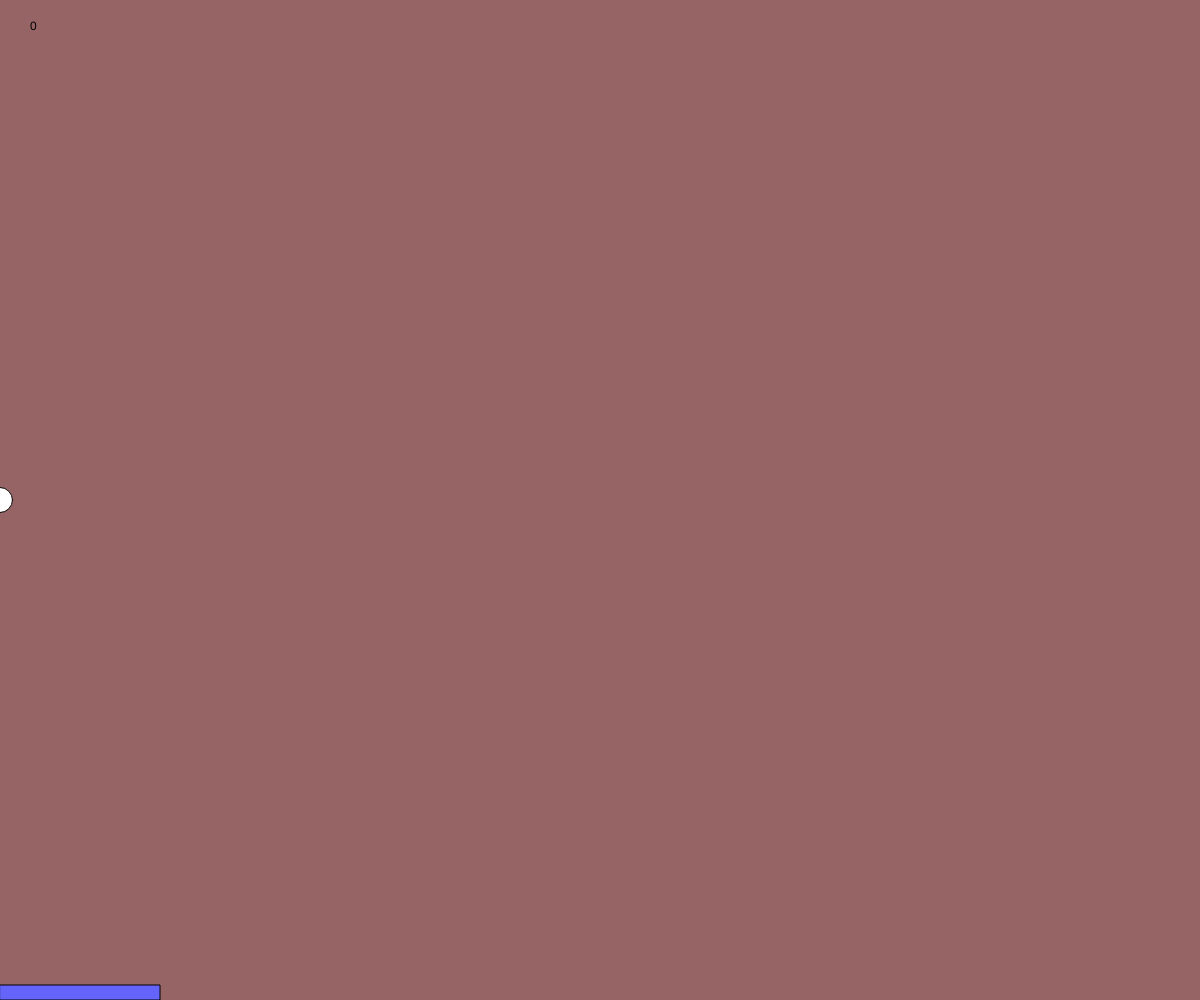
Frame 1 (no input)
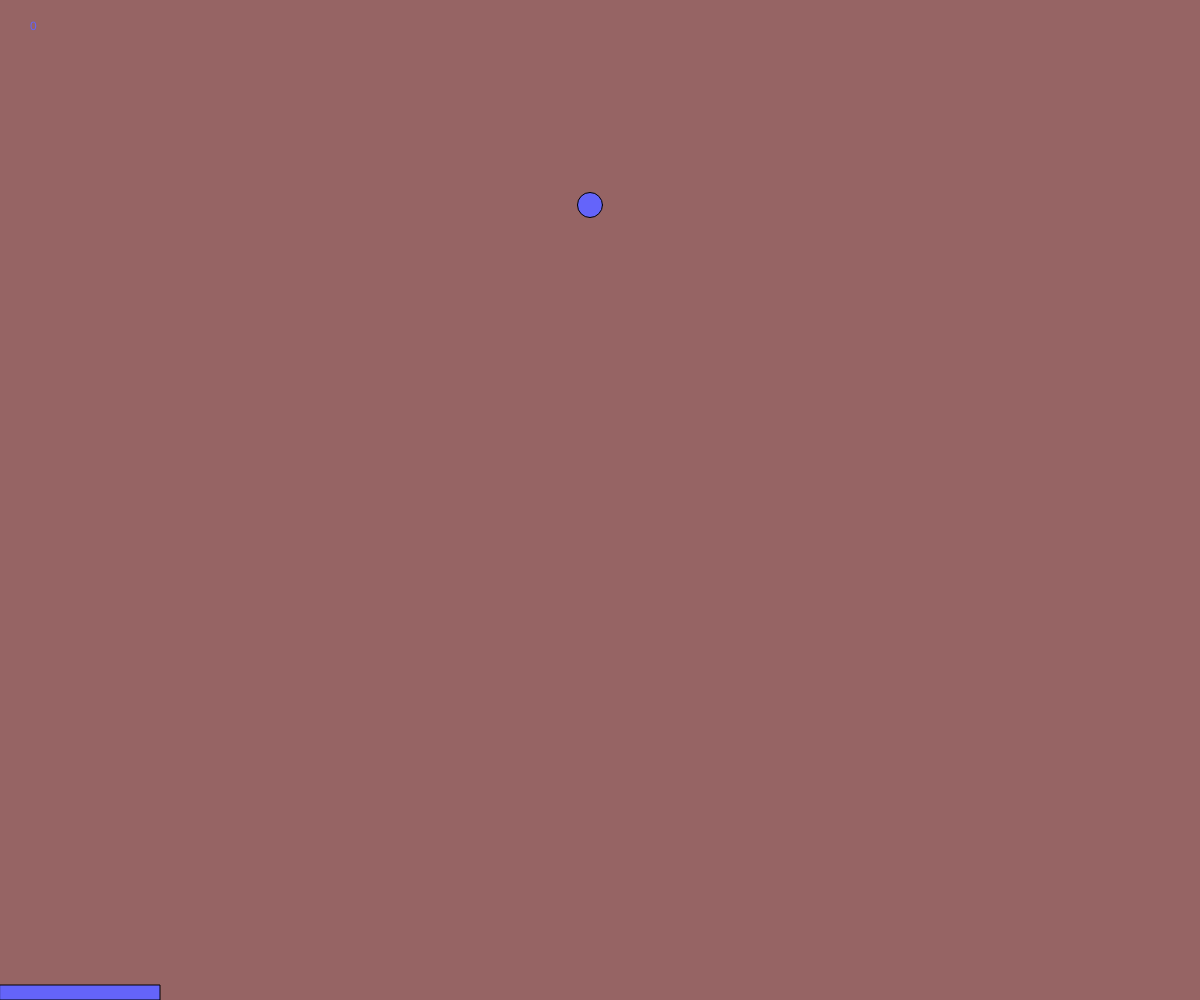
Frame 60 (no input)
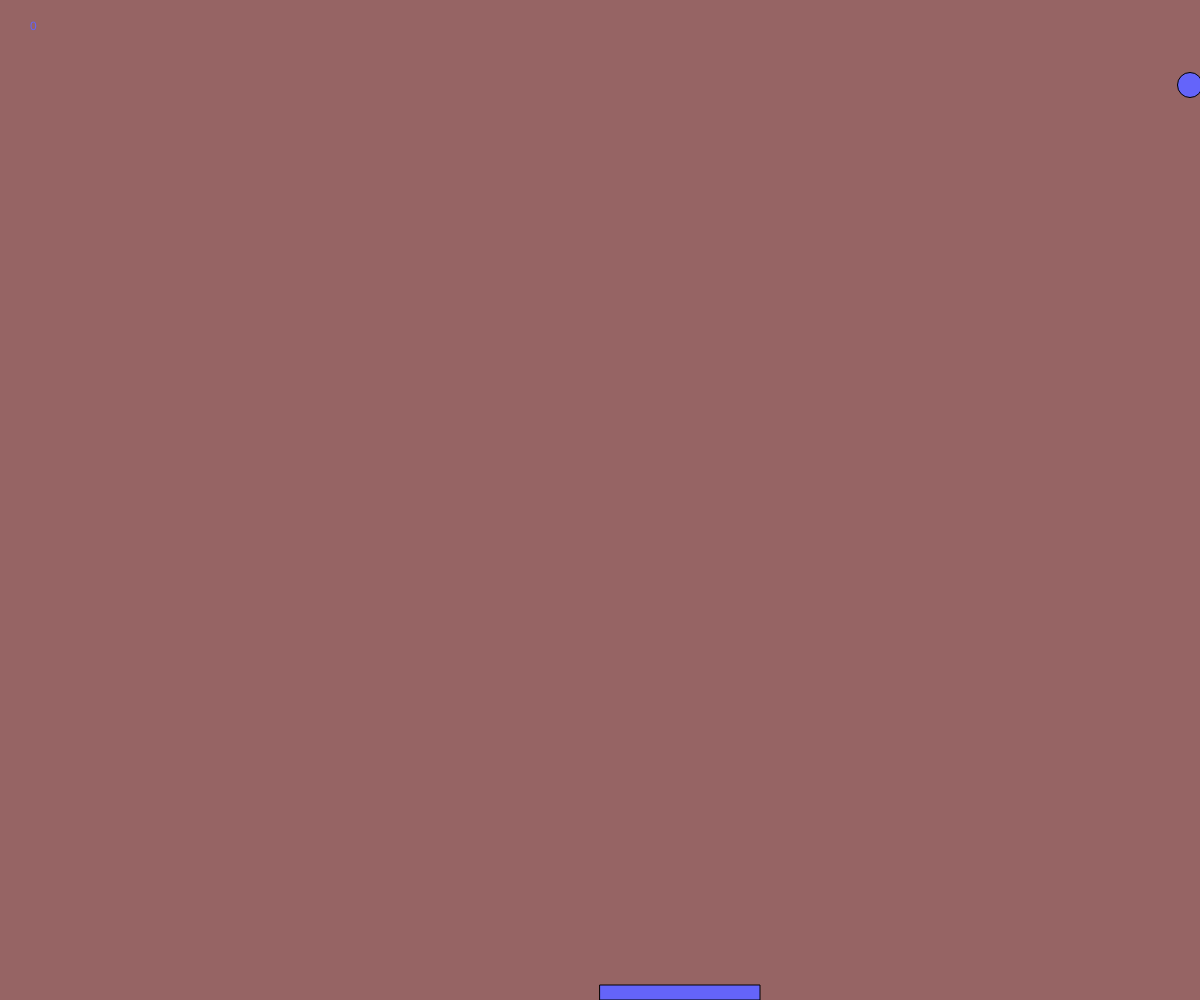
Frame 120 (the mouse pressed at the canvas centre since frame 60)

The p5.js sketch that drew these frames (run headless with seeded random() and noise() and a simulated clock; from frame 60 on, the mouse is pressed at the canvas centre):

// p5.js sketch
// ── sketch.js
let x=0;
let dx=10;
let y=400;
let dy=-5;
let xx=0;
let yy=0;
let c=10; //шаг
let b=0;

function setup() {
	createCanvas(windowWidth, windowHeight);
	background(100);
	//frameRate(1);
	y=windowHeight/2;
}

function draw() {
		background(150,100,100);
	
	text(b,30,30);
	
	ellipse(x,y, 25,25);
	x=x+dx;
	y=y+dy;
	if (x<0 || x>width) { 
		dx=-dx;
	}
		if (y<0 || y+15>height) { 
	 	dy=-dy;
	}
	
	yy=height-15;
	if (xx<0) xx=0; 
	else {
		if (xx+160>width) xx=width-160;
	}
	
	fill(100,100,250);
	//	rect(xx,yy,160,15);
	
	//function keyPressed() {
//	if (keyCode===LEFR_ARROW) xx=xx-c;
//	else {
//		if (keyCode===RIGHT_ARROW) xx=xx+c;
//	}
//	return false;
//	}
	
//	if (keyIsPressed===true && key==='a') {
//	xx=xx-c
//	}
//	else {
//		if (keyIsPressed===true && key==='d')  xx=xx+c;
//	}
	
	
	rect (mouseX, height-15, 160, 15);
	
	if((x>=mouseX) && (x<=mouseX+160) && (y>height-15)){
		b++;
	}
	
}
